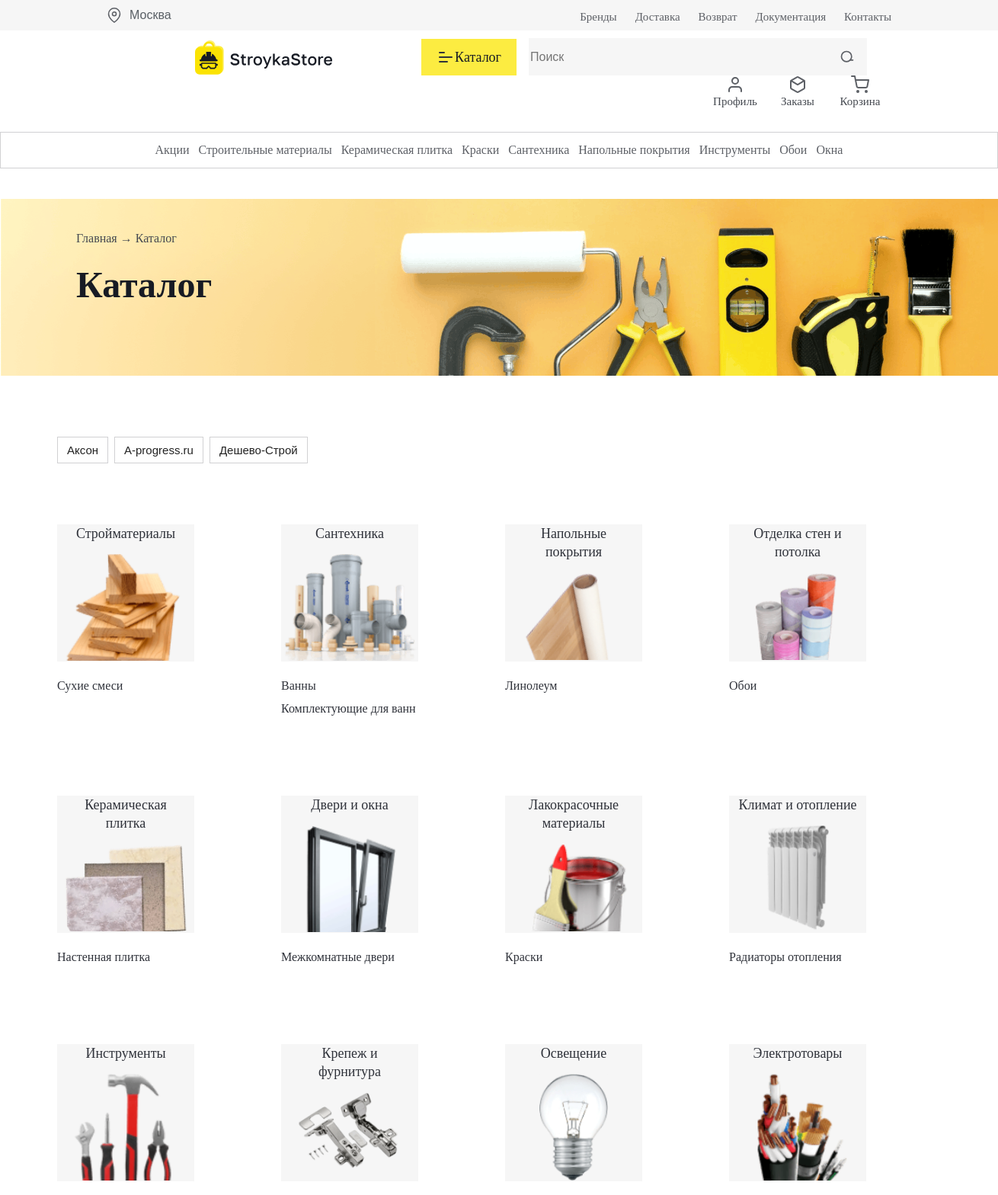
The app's page /catalog/ (upper part), older data.
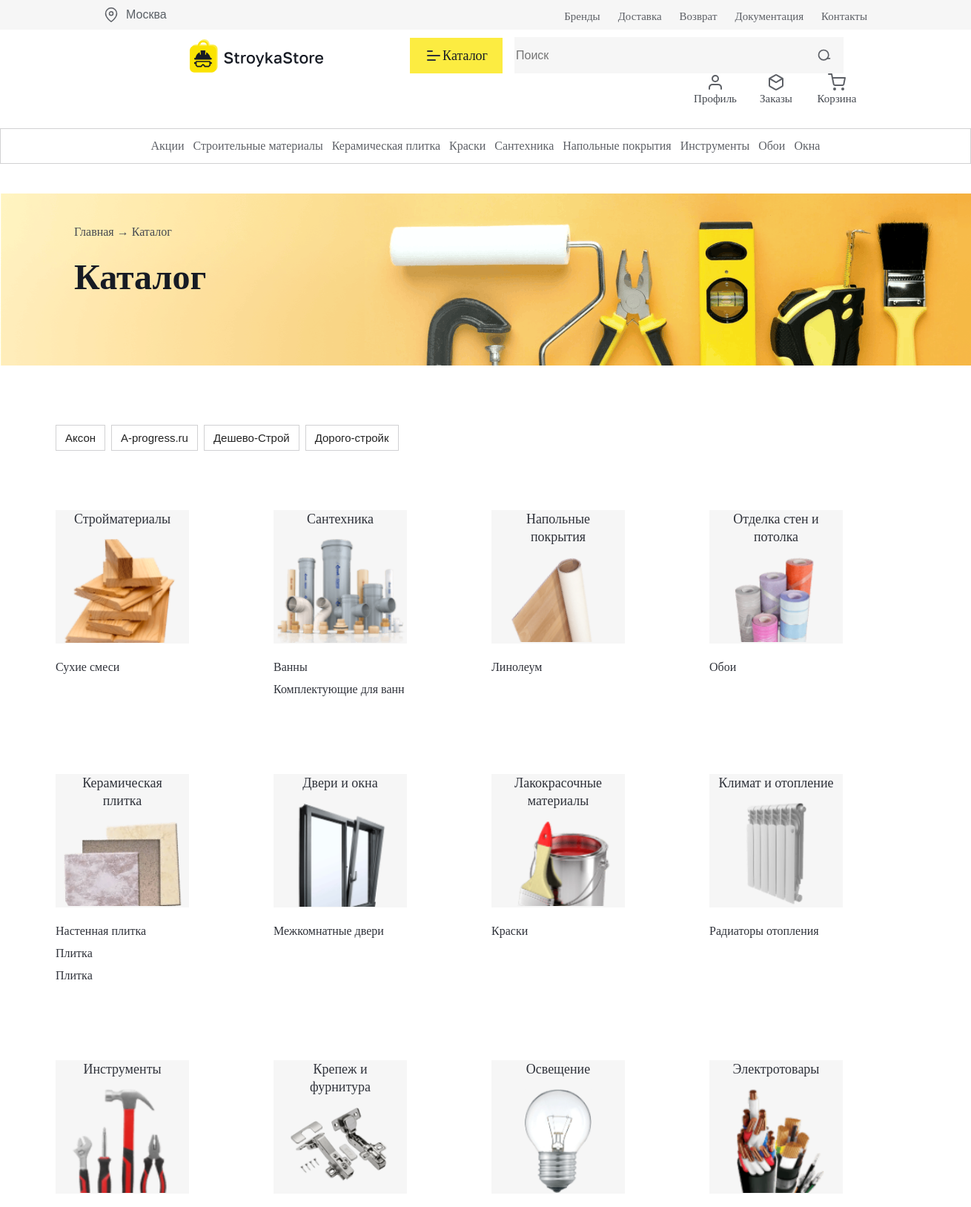
The same page, newer data.
### myapp/models.py (models this page shows, shortened)
class Supplier(models.Model):
    name = models.CharField(max_length=100)

class Category(models.Model):
    name = models.CharField(max_length=100)
    photo = models.ImageField(upload_to='category_photos/', null=True, blank=True)
    def __str__(self):
        return self.name

class Subcategory(models.Model):
    category = models.ForeignKey(Category, on_delete=models.CASCADE)
    name = models.CharField(max_length=100)

### myapp/views.py (the view)
# urls.py: path('catalog/', views.catalog, name='catalog'),
def catalog(request):
    categories = Category.objects.all()
    suppliers = Supplier.objects.all()
    subcategories = Subcategory.objects.all()
    data = {}
    for subcategory in subcategories:
        if not subcategory.category in data.keys():
            data[subcategory.category] = [subcategory.name]
        else:
            data[subcategory.category].append(subcategory.name)
    context = {
        'categories': categories,
        'suppliers': suppliers,
        'data': data,
        'user': request.user
    }
    return render(request, 'catalog.html', context=context)

### myapp/templates/catalog.html (shortened to what this page needs)
{% extends 'base.html' %}
{% load static %}
{% block css %}
<link rel="stylesheet" href="{% static 'css/catalog.css' %}">
{% endblock %}
{% block content %}
<main class="catalog">
    <div class="wrapper catalog__wrapper">
        <div class="catalog-text">
            <h3 class="catalog-desc">Главная → Каталог</h3>
            <h1 class="catalog-title">Каталог</h1>
        </div>
    </div>
</main>
<section class="catalog__suppliers">
    <div class="wrapper catalog__suppliers-wrapper">
        <ul class="catalog__suppliers-list">
            {% for supplier in suppliers %}
                <li class="catalog__suppliers-item">
                    <button class="catalog__suppliers-btn">
                        <p class="catalog__suppliers-text">{{ supplier.name }}</p>
                    </button>
                </li>
            {% endfor %}
        </ul>
    </div>
</section>
<section class="catalog__categories">
    <div class="wrapper catalog__categories-wrapper">
        <ul class="catalog__categories-list">
            {% for key, value in data.items %}
                <li class="catalog__categories-item">
                    <div class="catalog__categories-block">
                        <h2 class="catalog__categories-item-title">
                            {{ key }}
                        </h2>
                        <img src="{{ key.photo.url }}" alt="фото категории" class="catalog__categories-img">
                    </div>
                    <ul class="sub-categories-list">
                        {% for subcategory in value %}
                            <li class="sub-categories-item">
                                <a href="/catalog/{{key.name}}/{{ subcategory }}/" class="sub-categories-item-title">
                                    {{ subcategory }}
                                </a>
                            </li>
                        {% endfor %}
                    </ul>
                </li>
            {% endfor %}
        </ul>
    </div>
</section>
{% endblock %}

Row changes from the older to the newer data that the page shows:
added Supplier: name "Дорого-стройк"
added Subcategory: value "Плитка"
added Subcategory: value "Плитка"
